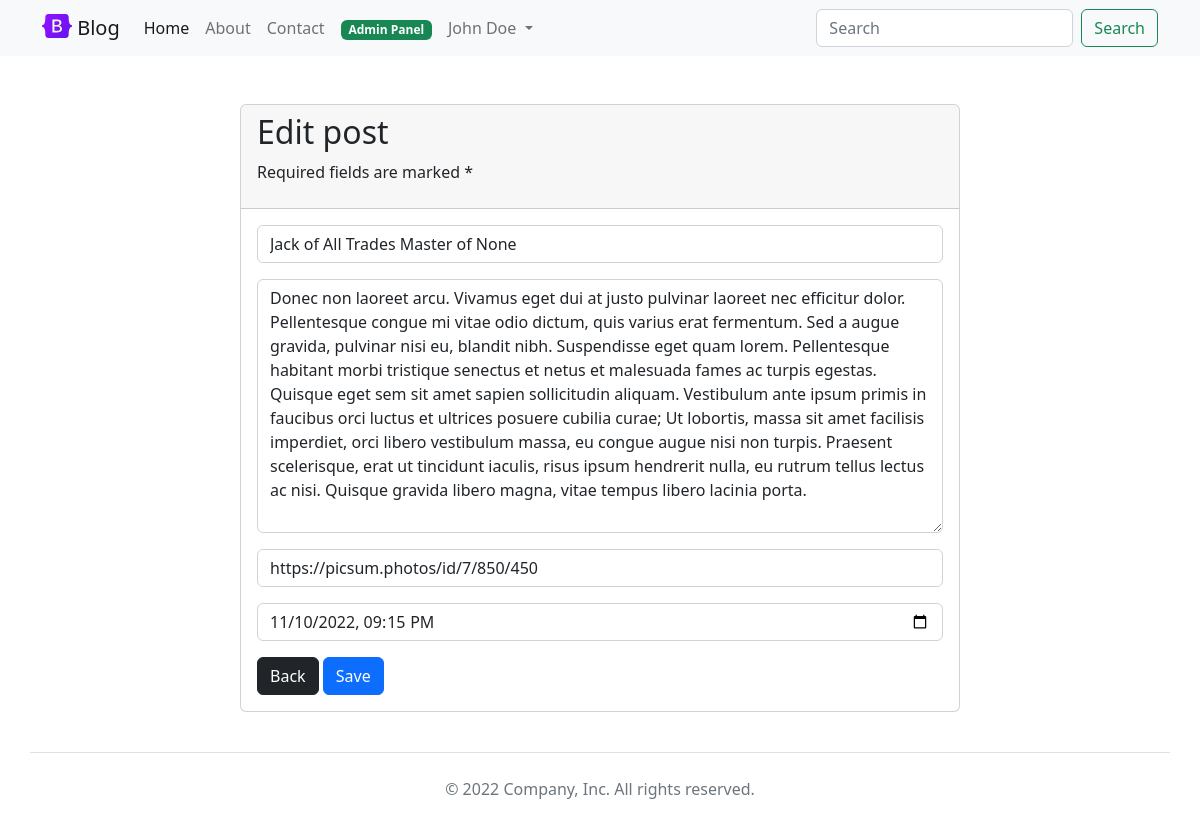
The app's page /admin/edit.php?id=34 (signed in) with its own data.
### tables this page shows
CREATE TABLE posts (
    id              INT             NOT NULL    AUTO_INCREMENT,
    title           VARCHAR(255)    NOT NULL,
    content         TEXT            NOT NULL,
    img_url         VARCHAR(255)    NOT NULL,
    author_id       INT             NOT NULL,
    created_at      TIMESTAMP       NULL,
    updated_at      TIMESTAMP       NULL,
PRIMARY KEY (id),
FOREIGN KEY (author_id) REFERENCES users(id)
);

### admin/edit.php (called while the page is built, shortened)
<?php
require_once '../model.php';
if ( $_SERVER["REQUEST_METHOD"] == "GET" ) {
    $id = filter_var($_GET['id'], FILTER_SANITIZE_NUMBER_INT);
    $post = getPostById($id);
}
require '../views/admin/edit.php';
require '../views/base.php';

### model.php (called while the page is built, shortened)
<?php
function getPDO(): PDO
{
    try {
        $pdo = new PDO(DB_URL, DB_USER, DB_PASS);
        $pdo->setAttribute(PDO::ATTR_ERRMODE, PDO::ERRMODE_EXCEPTION);
        $pdo->setAttribute(PDO::ATTR_DEFAULT_FETCH_MODE, PDO::FETCH_ASSOC);
        $pdo->setAttribute(PDO::ATTR_CASE, PDO::CASE_LOWER);
        $pdo->setAttribute(PDO::ATTR_AUTOCOMMIT, true);
        return $pdo;
    } catch (PDOException $exception) {
        exit('Failed to connect to database!');
    }
}
function getPostById($id): mixed
{
    $pdo = getPDO();
    $query = 'SELECT * FROM posts WHERE id = :id';
    $stmt = $pdo->prepare($query);
    $stmt->bindParam(':id', $id, PDO::PARAM_INT);
    $stmt->execute();
    return $stmt->fetch();
}

### views/admin/edit.php (the view, shortened to what this page needs)
<?php
    $datetime = new DateTime($post['created_at']);
    $created_at = $datetime->format('Y-m-d H:i:s');
?>
    <div class="container mt-5 px-4">
        <div class="row">
            <div class="col-12 col-lg-8 mx-auto">
                <div class="card">
                    <div class="card-header">
                        <h2>Edit post</h2>
                        <p>Required fields are marked *</p>
                    </div>
                    <div class="card-body">
                        <form action="<?php echo APP_URL; ?>admin/update.php" method="POST" class="row g-3 form-store">
                            <div class="col-12">
                                <input type="text" name="title" class="form-control" placeholder="Title*" value="<?php echo $post['title']; ?>" required>
                            </div>
                            <div class="col-12">
                                <textarea rows="10" name="content" class="form-control" placeholder="Content*" required><?php echo $post['content']; ?></textarea>
                            </div>
                            <div class="col-md-12">
                                <input type="url" name="img_url" class="form-control" placeholder="URL*" value="<?php echo $post['img_url']; ?>" required>
                            </div>
                            <div class="col-md-12">
                                <input type="datetime-local" name="created_at" class="form-control" value="<?php echo $created_at; ?>" required>
                            </div>
                            <div class="col-12">
                                <a href="<?php echo APP_URL; ?>admin/" class="btn btn-dark">Back</a>
                                <button type="submit" class="btn btn-primary">Save</button>
                            </div>
                        </form>
                    </div>
                </div>
            </div>
        </div>
    </div>

### records on screen
posts: title "Jack of All Trades Master of None", content "Donec non laoreet arcu. Vivamus eget dui at justo pulvinar laoreet nec efficitur dolor. Pellentesque congue mi vitae odio dictum, quis varius erat fermentum. Sed a augue gravida, pulvinar nisi eu, blandit nibh. Suspendisse eget quam lorem. Pellentesque habitant morbi tristique senectus et netus et malesuada fames ac turpis egestas. Quisque eget sem sit amet sapien sollicitudin aliquam. Vestibulum ante ipsum primis in faucibus orci luctus et ultrices posuere cubilia curae; Ut lobortis, massa sit amet facilisis imperdiet, orci libero vestibulum massa, eu congue augue nisi non turpis. Praesent scelerisque, erat ut tincidunt iaculis, risus ipsum hendrerit nulla, eu rutrum tellus lectus ac nisi.…", img_url "https://picsum.photos/id/7/850/450", created_at "11/10/2022 21:15"

### other values on screen
$_SESSION['user']['name'] "John Doe"
